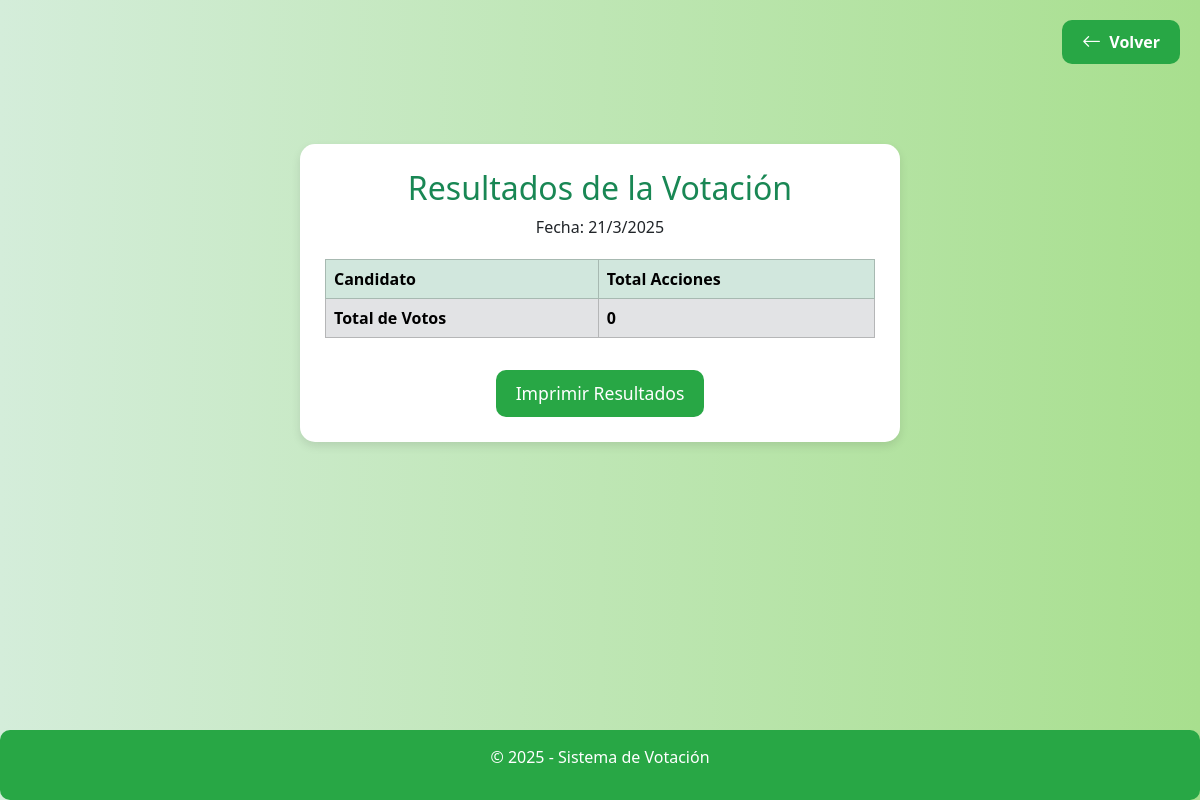
/resultados.php, run on an earlier commit of the app's database.
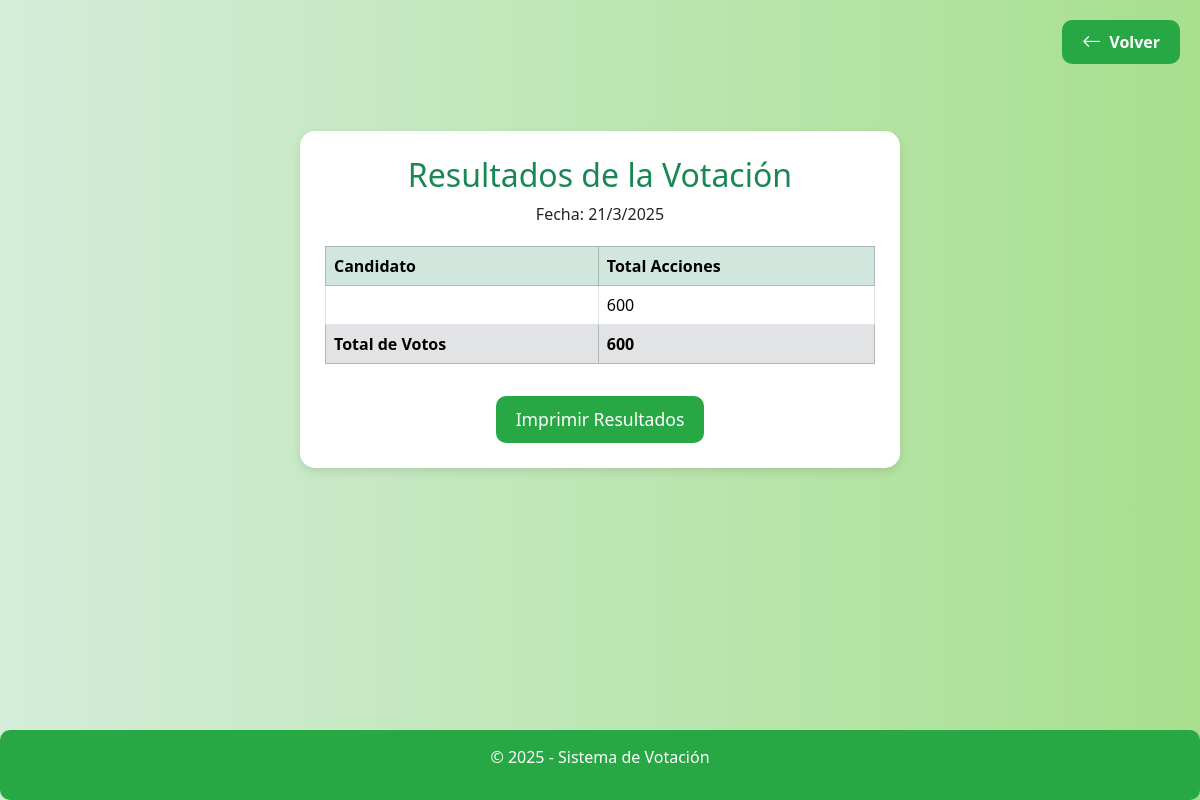
And on a later commit of the database.
### tables this page shows
CREATE TABLE `plancha` (
  `ID` int(2) NOT NULL,
  `Nombre` varchar(50) NOT NULL,
  `totalAcciones` int(5) DEFAULT 0
);

### resultados.php (the view, shortened to what this page needs)
<?php
include 'db-conexion.php';
?>
<head>
  <link href="https://cdn.jsdelivr.net/npm/bootstrap@5.3.3/dist/css/bootstrap.min.css" rel="stylesheet">
  <link rel="stylesheet" href="https://cdnjs.cloudflare.com/ajax/libs/bootstrap-icons/1.10.5/font/bootstrap-icons.min.css">
</head>
<body>
  <a href="admin.php" class="btn-back">
    <i class="bi bi-arrow-left"></i> Volver
  </a>
  <div class="container-results">
    <h2 class="text-success">Resultados de la Votación</h2>
    <p id="current_date"></p>
    <table class="table table-bordered">
      <thead class="table-success">
        <tr>
          <th>Candidato</th>
          <th>Total Acciones</th>
        </tr>
      </thead>
      <tbody>
        <?php
          $sqlcandidatos = "SELECT * FROM plancha WHERE TotalAcciones > 0 ORDER BY TotalAcciones DESC";
          $ejecucionCandidatos = mysqli_query($conexion, $sqlcandidatos);
          $totales = 0;
          if ($ejecucionCandidatos) {
            while ($row = mysqli_fetch_array($ejecucionCandidatos)) {
              echo "<tr>
                      <td>" . $row['nombre'] . "</td>
                      <td>" . number_format($row['totalAcciones']) . "</td>
                    </tr>";
              $totales += intval($row['totalAcciones']);
            }
            echo "<tr class='table-secondary'>
                    <td><strong>Total de Votos</strong></td>
                    <td><strong>" . number_format($totales) . "</strong></td>
                  </tr>";
          } else {
            echo "<tr><td colspan='2'>Todavía no se pueden presentar resultados.</td></tr>";
          }
        ?>
      </tbody>
    </table>
    <button class="btn btn-custom mt-3" onclick="printResults()">Imprimir Resultados</button>
  </div>
  <footer class="footer">
    <p>&copy; <?php echo date("Y"); ?> - Sistema de Votación</p>
  </footer>
</body>
</html>

### resultados.php (style rules this page uses)
body { background: linear-gradient(to right, #d4edda, #a8df8e); min-height: 100vh; display: flex; flex-direction: column; }
.container-results { background: #fff; padding: 25px; border-radius: 15px; box-shadow: 0 4px 10px rgba(0, 0, 0, 0.1); width: 100%; max-width: 600px; margin: auto; text-align: center; }
.table { margin-top: 20px; background: #e9f5e9; border-radius: 10px; }
.footer { background-color: #28a745; color: white; padding: 15px; border-radius: 10px; text-align: center; margin-top: auto; }
.btn-custom { background-color: #28a745; border: none; border-radius: 10px; padding: 10px 20px; font-size: 1.1rem; transition: background-color 0.3s ease; color: white; }
.btn-back { position: absolute; top: 20px; right: 20px; background-color: #28a745; color: white; border: none; padding: 10px 20px; border-radius: 10px; font-size: 1rem; text-decoration: none; display: flex; align-items: center; gap: 8px; font-weight: bold; transition: background 0.3s ease; }
.btn-back i { font-size: 1.2rem; }

What changed in the data, as far as the page shows it:
added plancha: totalAcciones "600"
Also different on the page:
$totales: "0" → "600"
